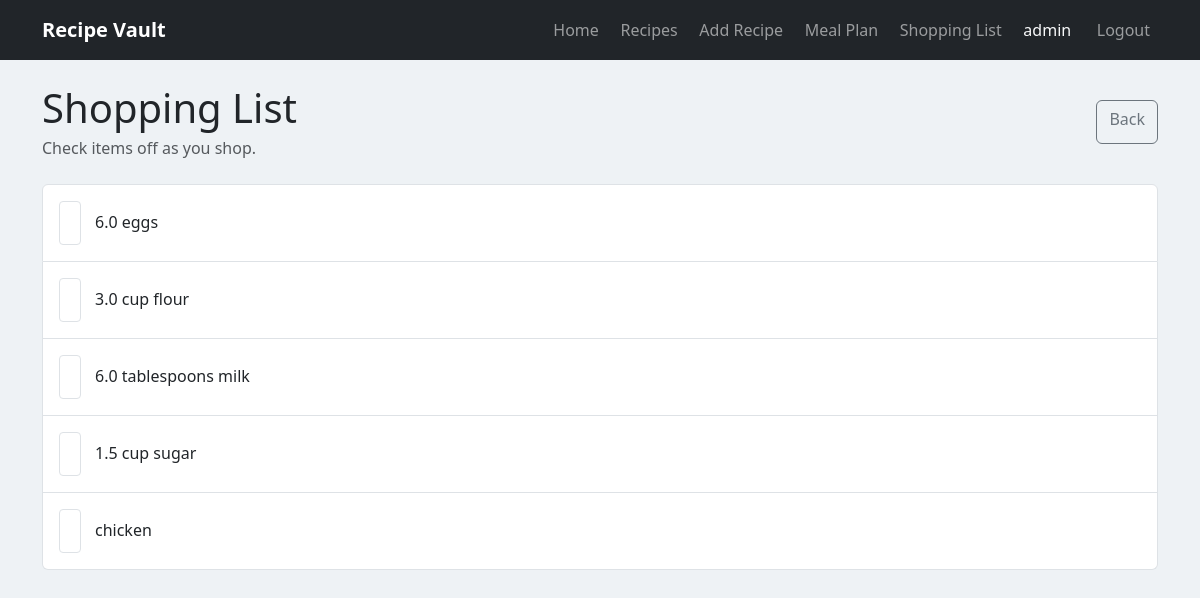
/shopping-list (signed in), run on the app's committed database.
### app/models.py (models this page shows, shortened)
class User(db.Model):
    id = db.Column(db.Integer, primary_key=True)
    username = db.Column(db.String(80), unique=True, nullable=False)
    password_hash = db.Column(db.String(255), nullable=False)
    recipes = db.relationship("Recipe", backref="user", cascade="all, delete-orphan")
    planned_meals = db.relationship("PlannedMeal", backref="user", cascade="all, delete-orphan")
    @property
    def is_authenticated(self):
        return True

class Ingredient(db.Model):
    id = db.Column(db.Integer, primary_key=True)
    name = db.Column(db.String(50), nullable=False)
    quantity = db.Column(db.Float)
    unit = db.Column(db.String(50))
    recipe_id = db.Column(db.Integer, db.ForeignKey("recipe.id"), nullable=False)

### app/routes.py (the view)
    @app.route("/shopping-list")
    @login_required
    def shopping_list():
        planned_ingredients = build_shopping_list(current_user)
        return render_template(
            "shopping_list.html",
            planned_ingredients=planned_ingredients,
        )

### app/__init__.py (called while the page is built)
@login_manager.user_loader
def load_user(user_id):
    return db.session.get(User, int(user_id))

### app/templates/shopping_list.html (shortened to what this page needs)
{% extends "base.html" %}
{% block content %}
<div class="d-flex flex-column flex-sm-row gap-3 justify-content-between align-items-sm-center mb-4">
  <div>
    <h1 class="mb-1">Shopping List</h1>
    <p class="text-muted mb-0">Check items off as you shop.</p>
  </div>
  <a class="btn btn-outline-secondary" href="{{ url_for('meal_plan') }}">
    Back
  </a>
</div>
{% if planned_ingredients %}
  <div class="list-group shopping-checklist">
    {% for ingredient in planned_ingredients %}
      <div class="list-group-item">
        <input class="form-check-input shopping-check" type="checkbox" id="ingredient-{{ loop.index }}">
        <label for="ingredient-{{ loop.index }}" class="mb-0">
          {% if ingredient.quantity is not none %}
            {{ ingredient.quantity }}
          {% endif %}
          {% if ingredient.unit %}
            {{ ingredient.unit }}
          {% endif %}
          {{ ingredient.name }}
        </label>
      </div>
    {% endfor %}
  </div>
{% else %}
  <div class="card shadow-sm">
    <div class="card-body p-3 p-md-4">
      <p class="text-muted mb-0">Add meals to the meal plan first to build a shopping list.</p>
    </div>
  </div>
{% endif %}
{% endblock %}

### app/templates/base.html (shortened to what this page needs)
<!DOCTYPE html>
<html lang="en">
<head>
    <link href="https://cdn.jsdelivr.net/npm/bootstrap@5.3.3/dist/css/bootstrap.min.css" rel="stylesheet">
    <link rel="stylesheet" href="{{ url_for('static', filename='css/style.css') }}">
</head>
<body>
    <nav class="navbar navbar-expand-md navbar-dark bg-dark mb-4">
        <div class="container">
            <a class="navbar-brand fw-bold" href="/">Recipe Vault</a>
            <div class="collapse navbar-collapse" id="primaryNavigation">
                <div class="navbar-nav align-items-md-center ms-md-auto mt-3 mt-md-0">
                    <a class="nav-link" href="/">Home</a>
                    {% if current_user.is_authenticated %}
                    <a class="nav-link" href="{{ url_for('recipes') }}">Recipes</a>
                    <a class="nav-link" href="{{ url_for('new_recipe') }}">Add Recipe</a>
                    <a class="nav-link" href="{{ url_for('meal_plan') }}">Meal Plan</a>
                    <a class="nav-link" href="{{ url_for('shopping_list') }}">Shopping List</a>
                    <span class="nav-link text-light">{{ current_user.username }}</span>
                    <a class="nav-link btn btn-outline-light btn-sm ms-md-1" href="{{ url_for('logout') }}">Logout</a>
                    {% else %}
                    <a class="nav-link btn btn-outline-light btn-sm me-md-2" href="{{ url_for('login') }}">Login</a>
                    <a class="nav-link btn btn-primary btn-sm" href="{{ url_for('register') }}">Register</a>
                    {% endif %}
                </div>
            </div>
        </div>
    </nav>
    <main class="container">
        {% block content %}
        {% endblock %}
    </main>
</body>
</html>

### app/static/css/style.css (style rules this page uses)
:root { color-scheme: light; }
body { background-color: #eef2f5; font-size: 16px; line-height: 1.5; }
main.container { padding-bottom: 2rem; }
.navbar-nav { display: flex; flex-wrap: wrap; gap: 0.35rem; }
.nav-link { border-radius: 0.5rem; padding: 0.6rem 0.8rem; }
.btn, .form-control, .form-select, .form-check-input { min-height: 44px; }
.shopping-checklist .list-group-item { align-items: center; display: flex; gap: 0.9rem; padding: 1rem; }
.shopping-checklist .form-check-input { flex: 0 0 auto; height: 1.35rem; margin-top: 0; width: 1.35rem; }
.shopping-checklist label { flex: 1; line-height: 1.35; }

### data on the page
User: username "admin"
Ingredient: quantity "6.0", name "eggs"
Ingredient: quantity "3.0", unit "cup", name "flour"
Ingredient: quantity "6.0", unit "tablespoons", name "milk"
Ingredient: quantity "1.5", unit "cup", name "sugar"
Ingredient: name "chicken"
